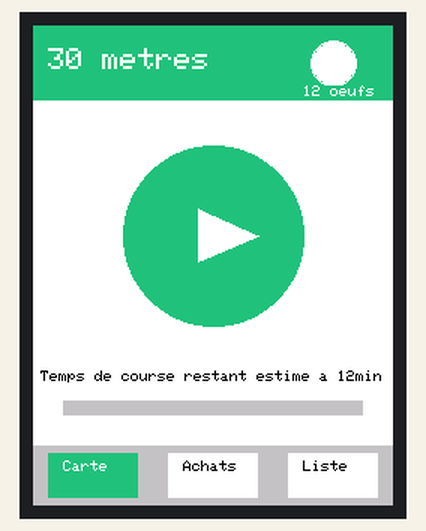
A sketch run on a simulated Arduino Uno, built with avr-gcc and run on an emulated ATmega328P. Parts: 240×320 colour display.

Above: at 0.4 s.
At 10.84 s:
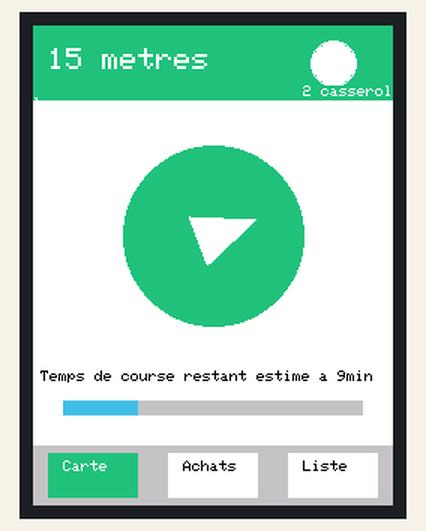
At 14.47 s:
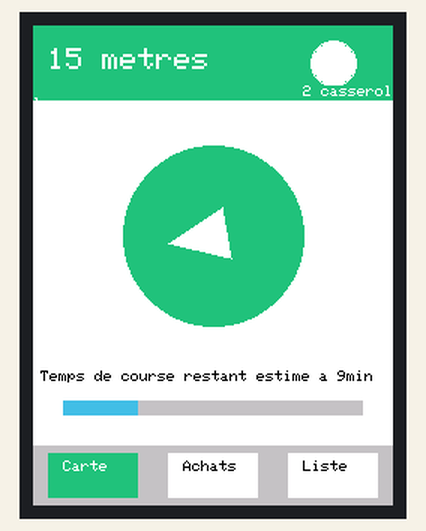
At 18.0 s:
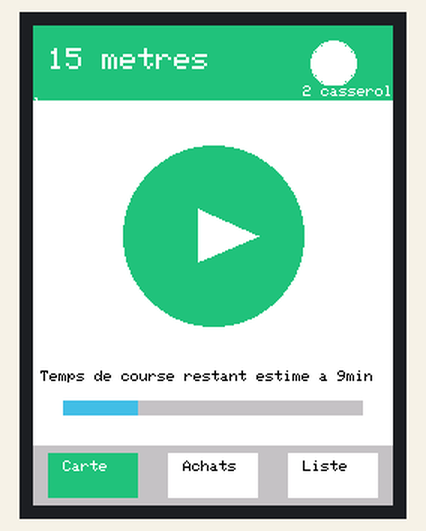
At 28.3 s:
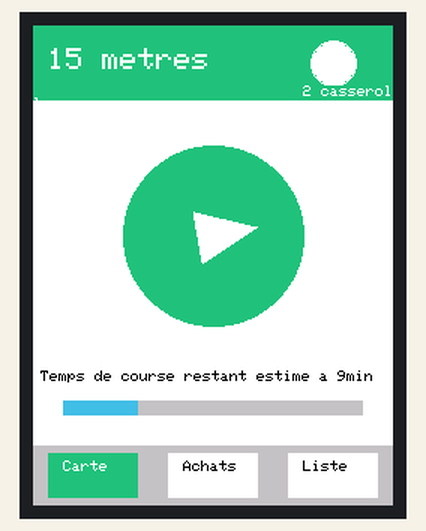
At 35.55 s:
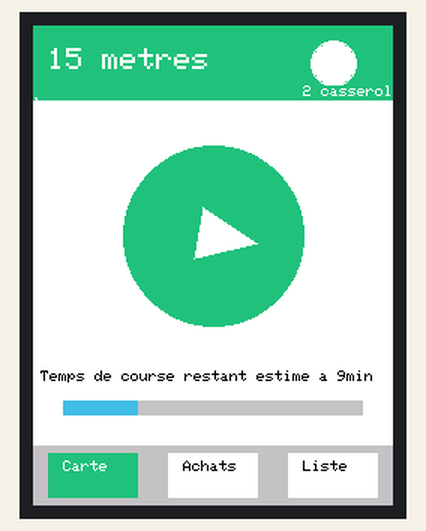

The sketch:

Front-page.ino
```cpp
#include <Adafruit_GFX.h>
#include <Adafruit_GrayOLED.h>
#include <Adafruit_SPITFT.h>
#include <Adafruit_SPITFT_Macros.h>
#include <gfxfont.h>

#include "SPI.h"
#include "Adafruit_GFX.h"
#include "Adafruit_ILI9341.h"

#define _USE_MATH_DEFINES // Assure l'utilisation de M_PI pour Pi
#include <math.h>

// Configuration des broches pour l'écran
#define TFT_CS    7
#define TFT_DC    11
#define TFT_MOSI  8
#define TFT_CLK   SCK
#define TFT_RST   6
#define TFT_MISO  10

// Initialisation de l'écran
Adafruit_ILI9341 tft = Adafruit_ILI9341(TFT_CS, TFT_DC, TFT_MOSI, TFT_CLK, TFT_RST, TFT_MISO);

void setup() {
  Serial.begin(9600);
  while (!Serial) {}

  tft.begin();
  tft.fillScreen(ILI9341_WHITE); // Fond blanc pour commencer

  drawHeader();
  drawDirectionCircle();
  drawProgressBar(12, 0);
  drawFooter();

  rotateArrowToAngle(0, 0);
}

void loop() {
  static unsigned long lastRotate = millis();
  if (millis() - lastRotate > 10000) {
    int temps_total_course = 12;
    int progression_bar = 0;
    int distance = 30;
    char * text = "2 casserolles";
    for (int starting_angle = 0; starting_angle < 360; starting_angle += 10) {
        rotateArrowToAngle(starting_angle, starting_angle + 10);
        drawProgressBar(temps_total_course - 3, progression_bar + 25);
        drawDistance(distance - 15);
        drawArticle(text);
    }
    lastRotate = millis();
  }
}

void drawDistance(int distance) {
  tft.fillRect(10, 15, 100, 30, tft.color565(39, 194, 120)); // Rectangle vert #27C278

  tft.setCursor(10, 15); // Position du texte de distance
  tft.setTextColor(ILI9341_WHITE);
  tft.setTextSize(2);
  tft.print(distance);
  tft.print(" metres");
}

void drawArticle(char * text){
  tft.fillRect(180, 40, 100, 10, tft.color565(39, 194, 120)); // Rectangle vert #27C278
  tft.setCursor(180, 40);
  tft.setTextColor(ILI9341_WHITE);
  tft.setTextSize(1);
  tft.print(text);
}

// Fonction pour dessiner l'en-tête
void drawHeader() {
  tft.fillRect(0, 0, 240, 50, tft.color565(39, 194, 120)); // Rectangle vert #27C278

  drawDistance(30);

  tft.drawCircle(200, 25, 15, ILI9341_WHITE); // Cercle autour de l'image
  tft.fillCircle(200, 25, 14, ILI9341_WHITE); // Fond blanc pour image
  // Remplacez par l'image d'œufs si disponible

  drawArticle("12 oeufs");
}

// Fonction pour dessiner le cercle et la flèche
void drawDirectionCircle() {
  tft.fillCircle(120, 140, 60, tft.color565(39, 194, 120)); // Cercle vert

  tft.fillTriangle(110, 100, 130, 100, 120, 70, ILI9341_WHITE); // Flèche blanche
}

// Fonction pour animer une rotation de la flèche
void rotateArrow() {
  for (int angle = 0; angle <= 360; angle += 10) {
    tft.fillCircle(120, 140, 60, tft.color565(39, 194, 120)); // Efface l'ancien
    tft.fillTriangle(
      120 + 30 * cos(radians(angle)),
      140 - 30 * sin(radians(angle)),
      120 + 20 * cos(radians(angle + 120)),
      140 - 20 * sin(radians(angle + 120)),
      120 + 20 * cos(radians(angle + 240)),
      140 - 20 * sin(radians(angle + 240)),
      ILI9341_WHITE
    );
    delay(50);
  }
}

// Fonction pour animer une rotation de la flèche vers un angle donné
void rotateArrowToAngle(int currentAngle, int targetAngle) {
  // Détermine la direction de rotation (horaire ou antihoraire)
  int step = (targetAngle > currentAngle) ? 10 : -10;

  // Continue la rotation jusqu'à atteindre l'angle cible
  while ((step > 0 && currentAngle <= targetAngle) || (step < 0 && currentAngle >= targetAngle)) {
    // Efface l'ancien triangle
    tft.fillCircle(120, 140, 60, tft.color565(39, 194, 120));

    // Calcule les positions des points du triangle pour l'angle courant
    float angleRad = radians(currentAngle);
    float x1 = 120 + 30 * cos(angleRad);
    float y1 = 140 - 30 * sin(angleRad);
    float x2 = 120 + 20 * cos(radians(currentAngle + 120));
    float y2 = 140 - 20 * sin(radians(currentAngle + 120));
    float x3 = 120 + 20 * cos(radians(currentAngle + 240));
    float y3 = 140 - 20 * sin(radians(currentAngle + 240));

    // Dessine le triangle à l'angle actuel
    tft.fillTriangle(x1, y1, x2, y2, x3, y3, ILI9341_WHITE);

    // Attente pour créer l'animation
    delay(50);

    // Passe à l'angle suivant
    currentAngle += step;
  }

  // S'assure que le triangle termine exactement à l'angle cible
  if (currentAngle != targetAngle) {
    tft.fillCircle(120, 140, 60, tft.color565(39, 194, 120));

    float angleRad = radians(targetAngle);
    float x1 = 120 + 30 * cos(angleRad);
    float y1 = 140 - 30 * sin(angleRad);
    float x2 = 120 + 20 * cos(radians(targetAngle + 120));
    float y2 = 140 - 20 * sin(radians(targetAngle + 120));
    float x3 = 120 + 20 * cos(radians(targetAngle + 240));
    float y3 = 140 - 20 * sin(radians(targetAngle + 240));

    tft.fillTriangle(x1, y1, x2, y2, x3, y3, ILI9341_WHITE);
  }
}


// Fonction pour dessiner la barre de progression
void drawProgressBar(int temps_restant, int progression_bar) {
  tft.fillRect(5, 230, 250, 20, ILI9341_WHITE); // effacer l'écriture précédente

  tft.setCursor(5, 230);
  tft.setTextColor(ILI9341_BLACK); // Couleur bleue #42BDE3
  tft.setTextSize(1);
  tft.print("Temps de course restant estime a ");
  tft.print(temps_restant);
  tft.print("min");

  tft.fillRect(20, 250, 200, 10, ILI9341_LIGHTGREY); // Fond de la barre
  tft.fillRect(20, 250, progression_bar * 2, 10, tft.color565(66, 189, 227)); // Barre bleue #42BDE3

}

void drawBoldText(const char* text, int x, int y, uint16_t color, uint8_t size = 1) {
  tft.setTextColor(color);
  tft.setTextSize(size);

  // Dessine le texte plusieurs fois légèrement décalé
  tft.setCursor(x, y);
  tft.print(text);

  tft.setCursor(x + 1, y); // Décalage horizontal
  tft.print(text);

  tft.setCursor(x, y + 1); // Décalage vertical
  tft.print(text);
}

// Fonction pour dessiner le pied de page
void drawFooter() {
  tft.fillRect(0, 280, 240, 40, ILI9341_LIGHTGREY); // Rectangle gris pour les boutons

  // Dessin des boutons
  tft.fillRect(10, 285, 60, 30, tft.color565(39, 194, 120)); // Bouton Carte
  tft.setCursor(20, 290);
  tft.setTextColor(ILI9341_WHITE);
  tft.setTextSize(1);
  tft.print("Carte");

  tft.fillRect(90, 285, 60, 30, ILI9341_WHITE); // Bouton Mes Achats
  tft.setCursor(100, 290);
  tft.setTextColor(ILI9341_BLACK);
  tft.setTextSize(1);
  tft.print("Achats");

  tft.fillRect(170, 285, 60, 30, ILI9341_WHITE); // Bouton Ma Liste
  tft.setCursor(180, 290);
  tft.setTextColor(ILI9341_BLACK);
  tft.setTextSize(1);
  tft.print("Liste");
}
```

Measured:
- what the display in image 3 shows lasts 10.2 s, from 18.0 s to 28.2 s
